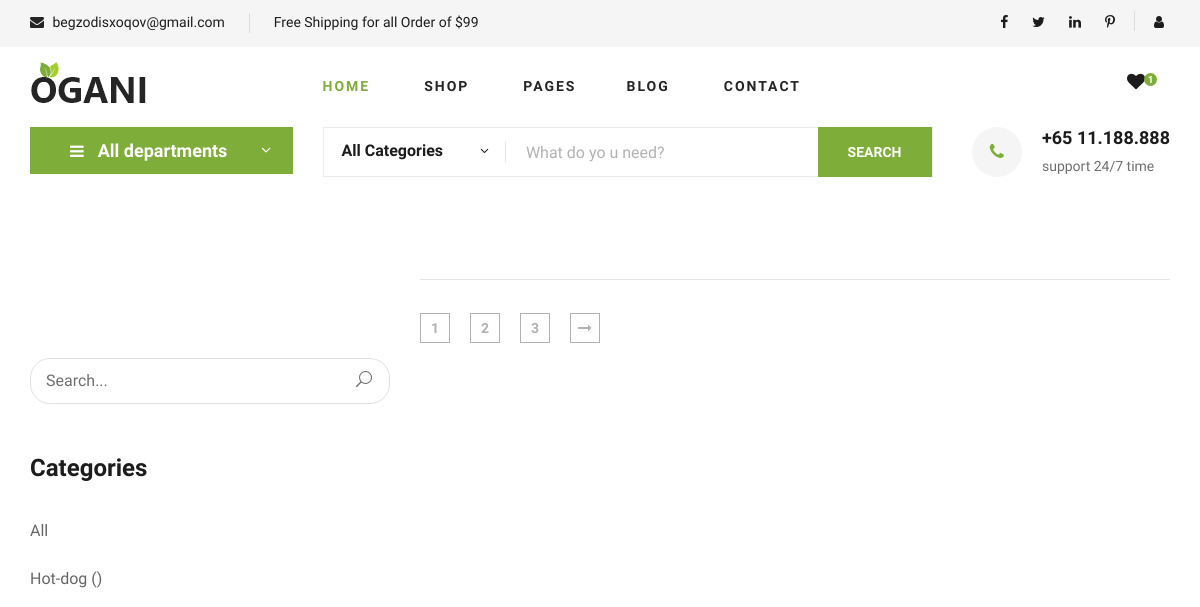
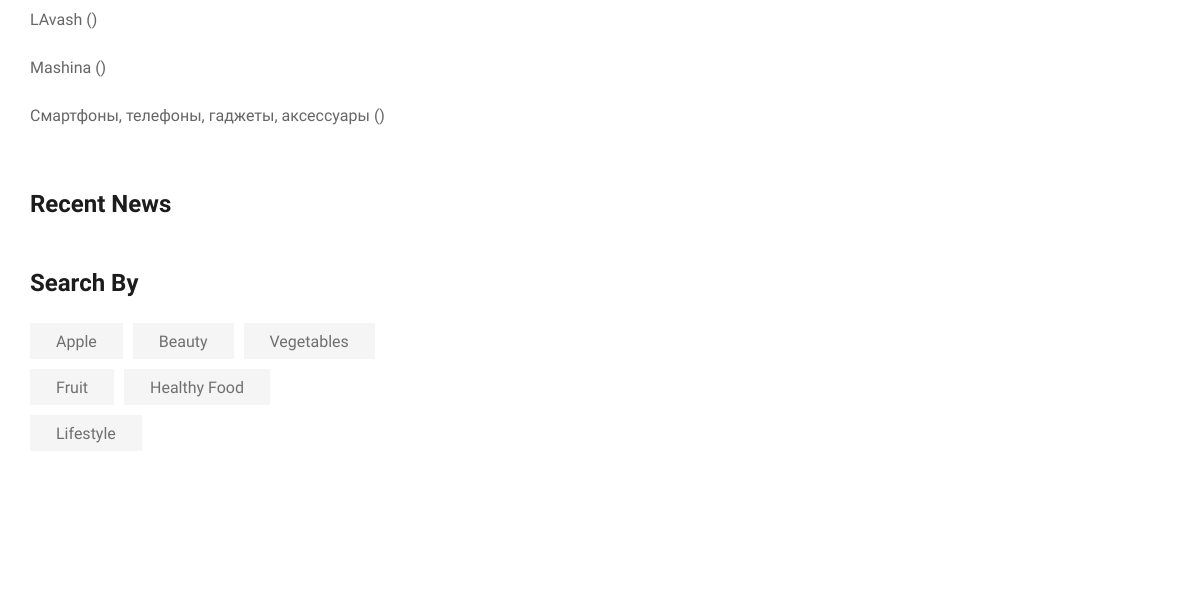
/blog/ (upper part), run on an earlier commit of the app's database (2 pictures, top to bottom).
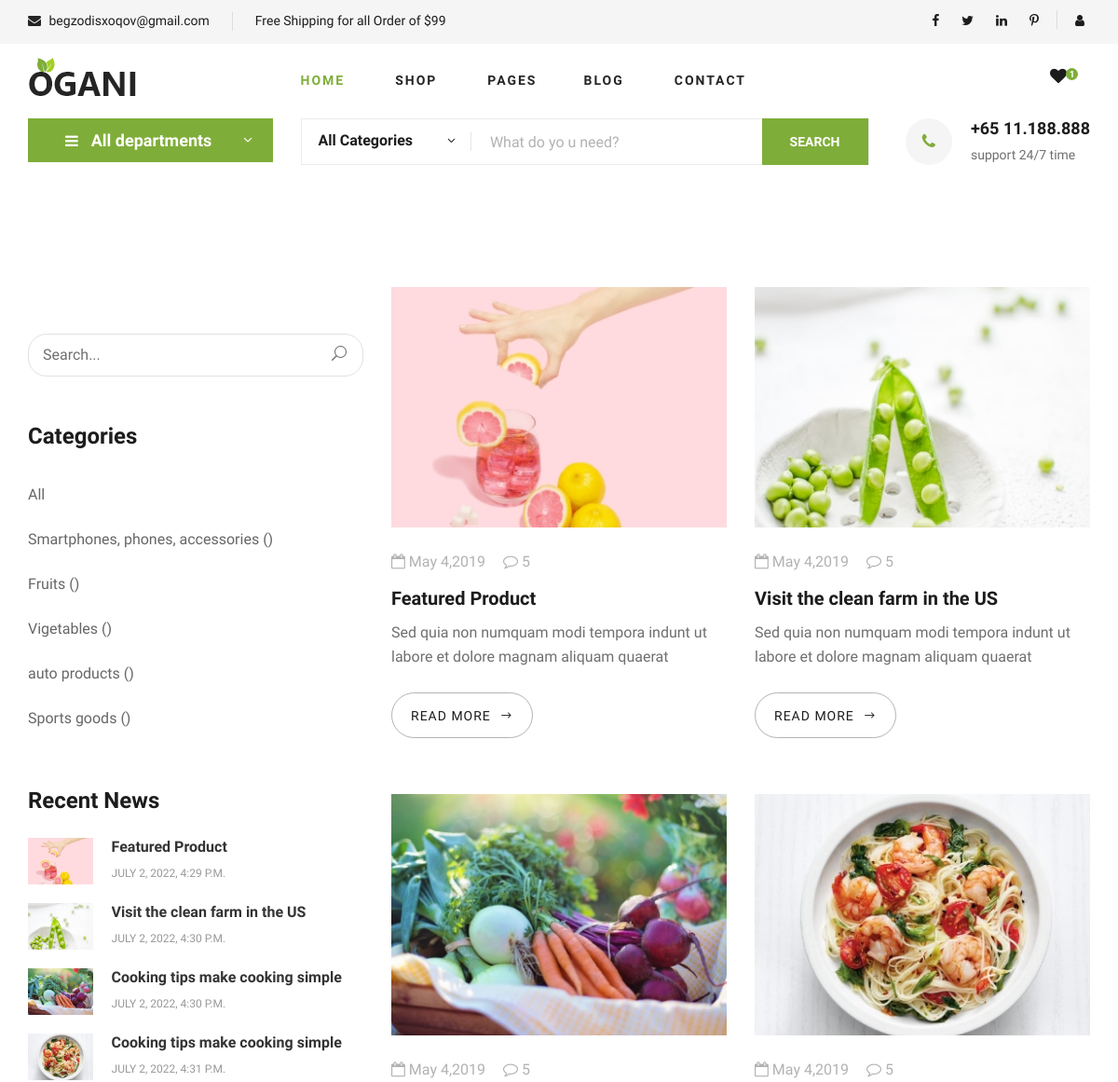
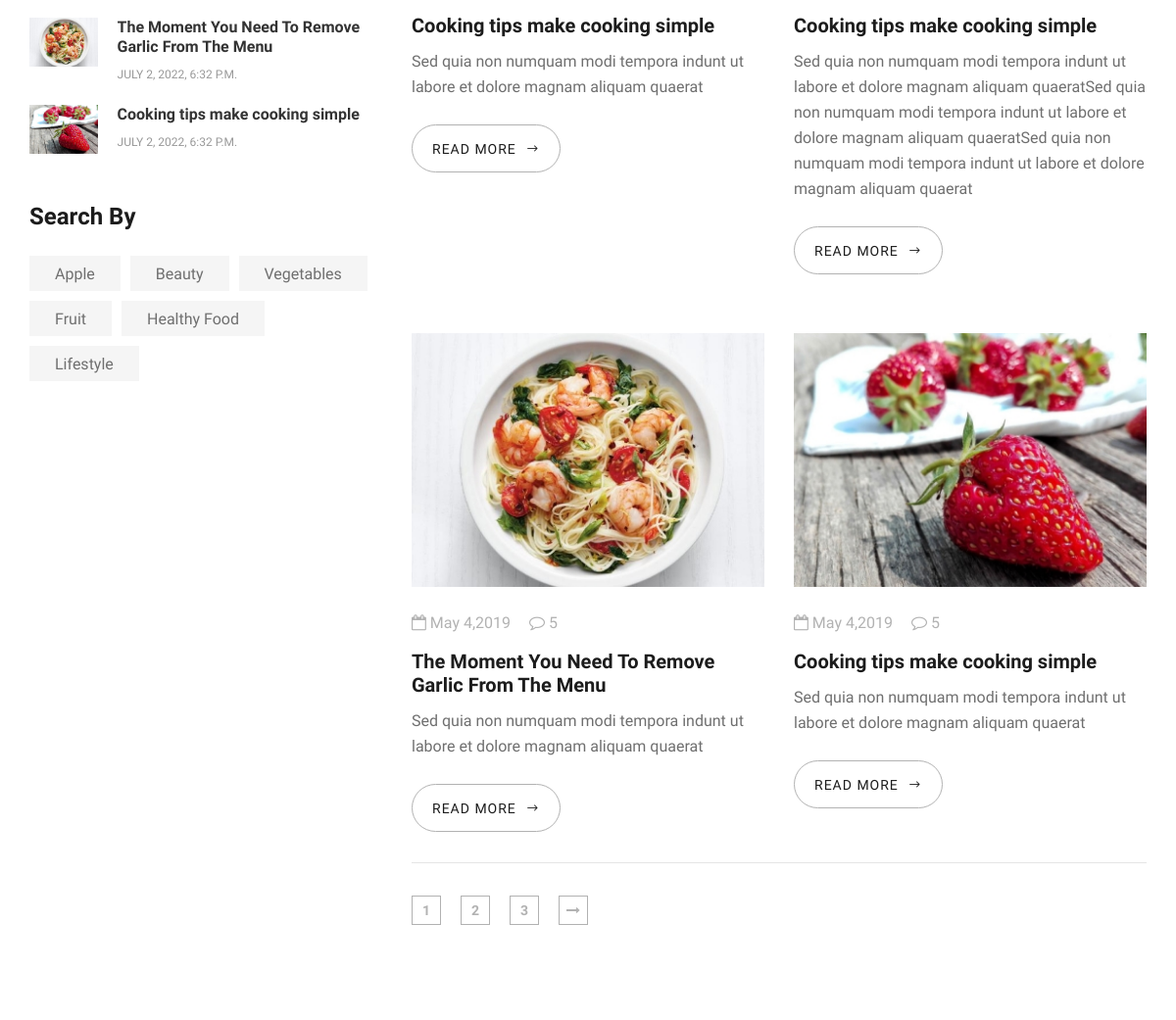
And on a later commit of the database (2 pictures, top to bottom).
### categoris/models.py (models this page shows, shortened)
class Category(models.Model):
    image = models.ImageField(upload_to='modelapp/static/image/category/')
    cat_title = models.CharField(max_length=200, null = True, blank = True)

class NewDate(models.Model):
    title = models.CharField(max_length=255)
    description = models.CharField(max_length=255)
    new_image = models.ImageField(upload_to='modelapp/static/image/new/')
    crete_date = models.DateTimeField(auto_now=True)

### modelapp/views.py (the view)
# urls.py: path("blog/", blog_view, name="blog"),
def blog_view(request):
    all_category = Category.objects.all()
    new_date = NewDate.objects.all()
    context = {
        "all_category": all_category,
        "new_dates": new_date,
    }
    return render(request, "blog.html", context)

### modelapp/templates/blog.html (shortened to what this page needs)
{% extends 'base.html' %}
{% load static %}
{% block content %}
    <section class="hero hero-normal">
        <div class="container">
            <div class="row">
                <div class="col-lg-3">
                    <div class="hero__categories">
                        <div class="hero__categories__all">
                            <i class="fa fa-bars"></i>
                            <span>All departments</span>
                        </div>
                    </div>
                </div>
                <div class="col-lg-9">
                    <div class="hero__search">
                        <div class="hero__search__form">
                            <form action="#">
                                <div class="hero__search__categories">
                                    All Categories
                                    <span class="arrow_carrot-down"></span>
                                </div>
                                <input type="text" placeholder="What do yo u need?">
                                <button type="submit" class="site-btn">SEARCH</button>
                            </form>
                        </div>
                        <div class="hero__search__phone">
                            <div class="hero__search__phone__icon">
                                <i class="fa fa-phone"></i>
                            </div>
                            <div class="hero__search__phone__text">
                                <h5>+65 11.188.888</h5>
                                <span>support 24/7 time</span>
                            </div>
                        </div>
                    </div>
                </div>
            </div>
        </div>
    </section>
    <section class="blog spad">
        <div class="container">
            <div class="row">
                <div class="col-lg-4 col-md-5">
                    <div class="blog__sidebar">
                        <div class="blog__sidebar__search">
                            <form action="#">
                                <input type="text" placeholder="Search...">
                                <button type="submit"><span class="icon_search"></span></button>
                            </form>
                        </div>
                        <div class="blog__sidebar__item">
                            <h4>Categories</h4>
                            <ul>
                                <li><a href="#">All</a></li>
                                {% for category in all_category %}
                                    <li>
                                        <a href="/categoriy/{{ category.id }}/{{ category.cat_title }}">{{ category.cat_title }}
                                            ()</a>
                                    </li>
                                {% endfor %}
                            </ul>
                        </div>
                        <div class="blog__sidebar__item">
                            <h4>Recent News</h4>
                            <div class="blog__sidebar__recent">
                                {% for i in new_dates %}
                                <a href="" class="blog__sidebar__recent__item">
                                    <div class="blog__sidebar__recent__item__pic">
                                        <img src="{{i.new_image.url}}"  style="height: 50px" alt="ecome">
                                    </div>
                                     <div class="blog__sidebar__recent__item__text">
                                        <h6>{{ i.title }}</h6>
                                        <span>{{ i.crete_date }}</span>
                                    </div>
                                </a>
                                {% endfor %}
                            </div>
                        </div>
                        <div class="blog__sidebar__item">
                            <h4>Search By</h4>
                            <div class="blog__sidebar__item__tags">
                                <a href="#">Apple</a>
                                <a href="#">Beauty</a>
                                <a href="#">Vegetables</a>
                                <a href="#">Fruit</a>
                                <a href="#">Healthy Food</a>
                                <a href="#">Lifestyle</a>
                            </div>
                        </div>
                    </div>
                </div>
                <div class="col-lg-8 col-md-7">
                    <div class="row">
                        {% for category in new_dates %}
                            <div class="col-lg-6 col-md-6 col-sm-6">
                                <div class="blog__item">
                                    <div class="blog__item__pic">
                                        <img src="{{ category.new_image.url }} " alt="ecome">
                                    </div>
                                    <div class="blog__item__text">
                                        <ul>
                                            <li><i class="fa fa-calendar-o"></i> May 4,2019</li>
                                            <li><i class="fa fa-comment-o"></i> 5</li>
                                        </ul>
                                        <h5><a href="">{{ category.title }}</a></h5>
                                        <p>{{ category.description }} </p>
                                        <a href="#" class="blog__btn">READ MORE <span class="arrow_right"></span></a>
                                    </div>
                                </div>
                            </div>
                        {% endfor %}
                        <div class="col-lg-12">
                            <div class="product__pagination blog__pagination">
                                <a href="#">1</a>
                                <a href="#">2</a>
                                <a href="#">3</a>
                                <a href="#"><i class="fa fa-long-arrow-right"></i></a>
                            </div>
                        </div>
                    </div>
                </div>
            </div>
        </div>
    </section>
{% endblock content %}

### modelapp/templates/base.html (shortened to what this page needs)
<!DOCTYPE html>
{% load static %}
<html>
<head>
    <link rel="stylesheet" href="{% static "css/bootstrap.min.css" %}" type="text/css">
    <link rel="stylesheet" href="{% static "css/font-awesome.min.css" %}" type="text/css">
    <link rel="stylesheet" href="{% static "css/elegant-icons.css" %}" type="text/css">
    <link rel="stylesheet" href="{% static "css/nice-select.css" %}" type="text/css">
    <link rel="stylesheet" href="{% static "css/jquery-ui.min.css" %}" type="text/css">
    <link rel="stylesheet" href="{% static "css/owl.carousel.min.css" %}" type="text/css">
    <link rel="stylesheet" href="{% static "css/slicknav.min.css" %}" type="text/css">
    <link rel="stylesheet" href="{% static "css/style.css" %}" type="text/css">
</head>
<body>
<header class="header">
    <div class="header__top">
        <div class="container">
            <div class="row">
                <div class="col-lg-6 col-md-6">
                    <div class="header__top__left">
                        <ul>
                            <li><i class="fa fa-envelope"></i> begzodisxoqov@gmail.com</li>
                            <li>Free Shipping for all Order of $99</li>
                        </ul>
                    </div>
                </div>
                <div class="col-lg-6 col-md-6">
                    <div class="header__top__right">
                        <div class="header__top__right__social">
                            <a href="#"><i class="fa fa-facebook"></i></a>
                            <a href="#"><i class="fa fa-twitter"></i></a>
                            <a href="#"><i class="fa fa-linkedin"></i></a>
                            <a href="#"><i class="fa fa-pinterest-p"></i></a>
                        </div>
                        <div class="header__top__right__auth">
                            <a href="#"><i class="fa fa-user"></i></a>
                        </div>
                    </div>
                </div>
            </div>
        </div>
    </div>
    <div class="container">
        <div class="row">
            <div class="col-lg-3">
                <div class="header__logo">
                    <a href="/"><img src="{% static "img/logo.png" %}" alt="ecome"></a>
                </div>
            </div>
            <div class="col-lg-6">
                <nav class="header__menu">
                    <ul>
                        <li class="active"><a href="/">Home</a></li>
                        <li><a href="/shop-grid/">Shop</a></li>
                        <li><a href="/page/">Pages</a>
                        <li><a href="/blog/">Blog</a></li>
                        <li><a href="/contact/">Contact</a></li>
                    </ul>
                </nav>
            </div>
            <div class="col-lg-3">
                <div class="header__cart">
                    <ul>
                        <li><a href="#"><i class="fa fa-heart"></i> <span>1</span></a></li>
                    </ul>
                </div>
            </div>
        </div>
    </div>
</header>
{% block content %}
{% endblock content %}
</body>
</html>

What changed in the data, as far as the page shows it:
removed Category: cat_title "Hot-dog"
removed Category: cat_title "LAvash"
removed Category: cat_title "Mashina"
removed Category: cat_title "Смартфоны, телефоны, гаджеты, аксессуары"
added Category: cat_title "Smartphones, phones, accessories"
added Category: cat_title "Fruits"
added Category: cat_title "Vigetables"
added Category: cat_title "auto products"
added Category: cat_title "Sports goods"
added NewDate: new_image (picture), title "Featured Product", crete_date "JULY 2, 2022, 4:29 P.M.", description "Sed quia non numquam modi tempora indunt ut labore et dolore magnam aliquam quaerat"
added NewDate: new_image (picture), title "Visit the clean farm in the US", crete_date "JULY 2, 2022, 4:30 P.M.", description "Sed quia non numquam modi tempora indunt ut labore et dolore magnam aliquam quaerat"
added NewDate: new_image (picture), title "Cooking tips make cooking simple", crete_date "JULY 2, 2022, 4:30 P.M.", description "Sed quia non numquam modi tempora indunt ut labore et dolore magnam aliquam quaerat"
added NewDate: new_image (picture), title "Cooking tips make cooking simple", crete_date "JULY 2, 2022, 4:31 P.M.", description "Sed quia non numquam modi tempora indunt ut labore et dolore magnam aliquam quaeratSed quia non numquam modi tempora indunt ut labore et dolore magnam aliquam quaeratSed quia non numquam modi tempora indunt ut labore et dolore magnam aliquam quaerat"
added NewDate: new_image (picture), title "The Moment You Need To Remove Garlic From The Menu", crete_date "JULY 2, 2022, 6:32 P.M.", description "Sed quia non numquam modi tempora indunt ut labore et dolore magnam aliquam quaerat"
added NewDate: new_image (picture), title "Cooking tips make cooking simple", crete_date "JULY 2, 2022, 6:32 P.M.", description "Sed quia non numquam modi tempora indunt ut labore et dolore magnam aliquam quaerat"
